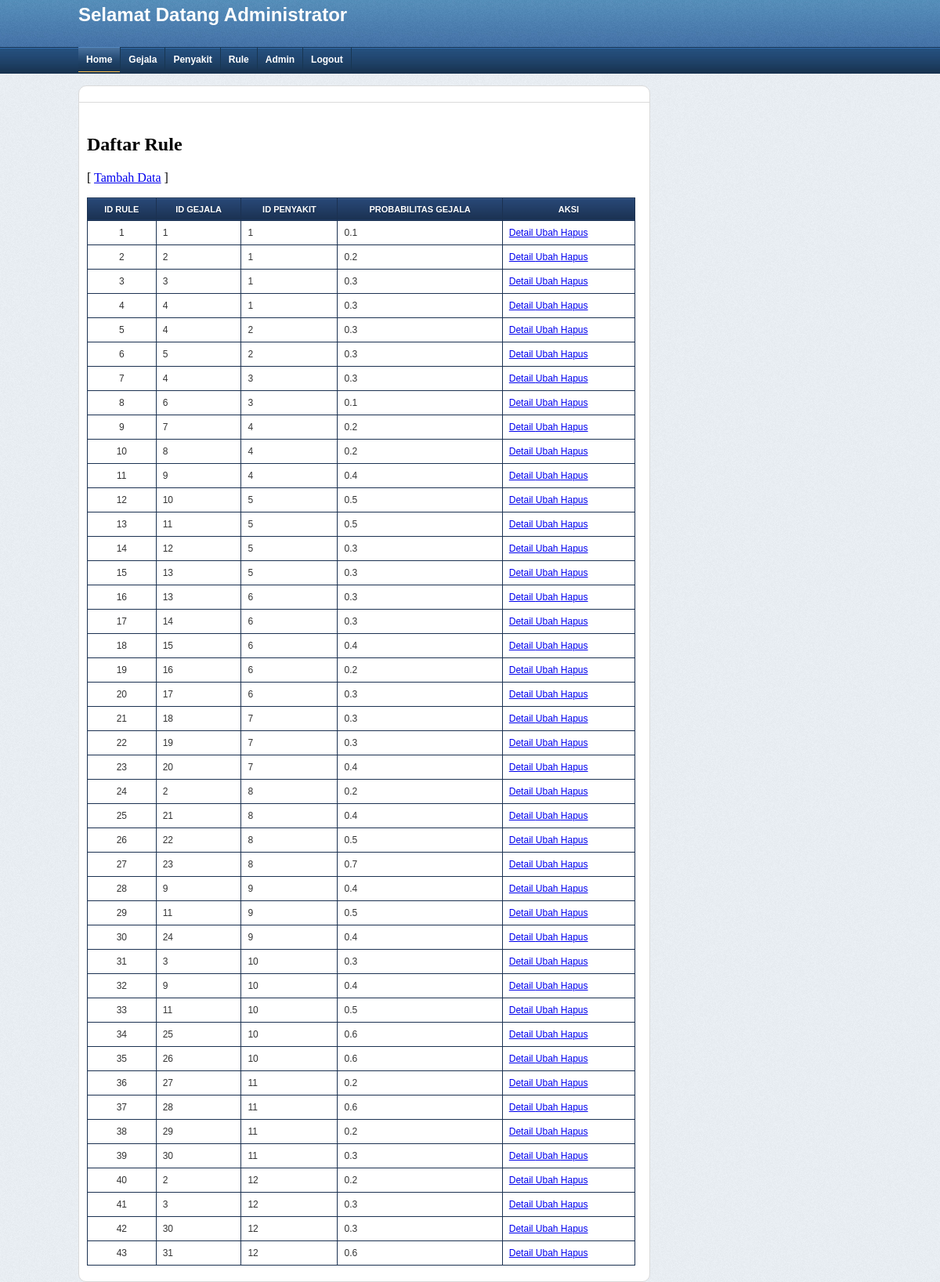
The app's page /admin/index.php?page=tampil_rule (signed in) with its own data.
### tables this page shows
CREATE TABLE `rule` (
  `idRule` int(11) NOT NULL,
  `idGejala` int(11) NOT NULL,
  `idPenyakit` int(11) NOT NULL,
  `Probabilitas_gejala` double NOT NULL
);

### admin/tampil_rule.php (the view, shortened to what this page needs)
<h2>Daftar Rule</h2>
<p>[ <a href="index.php?page=tambah_rule">Tambah Data</a> ] </p>
<table width="700px" border="1">
   <tr style="background:#ccc">
      <th >ID Rule</th>
      <th >ID Gejala</th>
      <th >ID Penyakit</th>
      <th >Probabilitas Gejala</th>
      <th >Aksi</th>
   </tr>
   <?php
   $sql   = "SELECT * FROM Rule";
   $hasil = mysql_query($sql) or exit("Error query: <b>".$sql."</b>.");
   while($data = mysql_fetch_assoc($hasil)){
   ?>
      <tr>
         <td align="center"><?php echo $data['idRule']; ?></td>
         <td><?php echo $data['idGejala']; ?></td>
         <td><?php echo $data['idPenyakit']; ?></td>
         <td><?php echo $data['Probabilitas_gejala']; ?></td>
         <td>
            <a href="index.php?page=detail_rule&id=<?php echo $data['idRule']; ?>">
               Detail
            </a>
            <a href="index.php?page=edit_rule&id=<?php echo $data['idRule']; ?>">
               Ubah
            </a>
            <a href="index.php?page=hapus_rule&id=<?php echo $data['idRule']; ?>"
               onClick="return cekHapus();">
               Hapus
            </a>
         </td>
      </tr>
   <?php
   }
   ?>
</table>

### admin/asset/css/style.css (style rules this page uses)
body { padding:0px; margin:0px; text-decoration:none; background-image: url(../images/bg_body.png); background-repeat: repeat; }
#dua_ab table { border-width: 1px; border-style: solid; border-color: #999999; border-collapse: collapse; margin-top: 5px; margin-right: 0px; margin-bottom: 10px; margin-left: 0px; }
#dua_ab th { color: #FFFFFF; font-size: 11px; text-transform: uppercase; text-align: center; padding: 8px; border-width: 1px; border-style: solid; border-collapse: collapse; border: 1px solid #1b3151; box-shadow:#3f5e8b 0 1px 0 inset; text-shadow:#1b3151 1px 1px 1px; font-family: Arial; background-image: -webkit-gradient(linear, 0% 0%, 0% 100%, from(#294979), to(#1b3151)); background-image: -webkit-linear-gradient(top, #294979, #1b3151); background-image: -moz-linear-gradient(top, #294979, #1b3151); background-image: -ms-linear-gradient(top, #294979, #1b3151); background-image: -o-linear-gradient(top, #294979, #1b3151); }
#dua_ab td { padding: 8px; vertical-align: top; border-width: 1px; border-style: solid; border-color: #1b3151; border-collapse: collapse; font-family: Arial; font-size: 12px; color: #333; }

### records on screen
rule: idRule "1", idGejala "1", idPenyakit "1", Probabilitas_gejala "0.1"
rule: idRule "2", idGejala "2", idPenyakit "1", Probabilitas_gejala "0.2"
rule: idRule "3", idGejala "3", idPenyakit "1", Probabilitas_gejala "0.3"
rule: idRule "4", idGejala "4", idPenyakit "1", Probabilitas_gejala "0.3"
rule: idRule "5", idGejala "4", idPenyakit "2", Probabilitas_gejala "0.3"
rule: idRule "6", idGejala "5", idPenyakit "2", Probabilitas_gejala "0.3"
rule: idRule "7", idGejala "4", idPenyakit "3", Probabilitas_gejala "0.3"
rule: idRule "8", idGejala "6", idPenyakit "3", Probabilitas_gejala "0.1"
rule: idRule "9", idGejala "7", idPenyakit "4", Probabilitas_gejala "0.2"
rule: idRule "10", idGejala "8", idPenyakit "4", Probabilitas_gejala "0.2"
rule: idRule "11", idGejala "9", idPenyakit "4", Probabilitas_gejala "0.4"
rule: idRule "12", idGejala "10", idPenyakit "5", Probabilitas_gejala "0.5"
rule: idRule "13", idGejala "11", idPenyakit "5", Probabilitas_gejala "0.5"
rule: idRule "14", idGejala "12", idPenyakit "5", Probabilitas_gejala "0.3"
rule: idRule "15", idGejala "13", idPenyakit "5", Probabilitas_gejala "0.3"
rule: idRule "16", idGejala "13", idPenyakit "6", Probabilitas_gejala "0.3"
rule: idRule "17", idGejala "14", idPenyakit "6", Probabilitas_gejala "0.3"
rule: idRule "18", idGejala "15", idPenyakit "6", Probabilitas_gejala "0.4"
rule: idRule "19", idGejala "16", idPenyakit "6", Probabilitas_gejala "0.2"
rule: idRule "20", idGejala "17", idPenyakit "6", Probabilitas_gejala "0.3"
rule: idRule "21", idGejala "18", idPenyakit "7", Probabilitas_gejala "0.3"
rule: idRule "22", idGejala "19", idPenyakit "7", Probabilitas_gejala "0.3"
rule: idRule "23", idGejala "20", idPenyakit "7", Probabilitas_gejala "0.4"
rule: idRule "24", idGejala "2", idPenyakit "8", Probabilitas_gejala "0.2"
rule: idRule "25", idGejala "21", idPenyakit "8", Probabilitas_gejala "0.4"
rule: idRule "26", idGejala "22", idPenyakit "8", Probabilitas_gejala "0.5"
rule: idRule "27", idGejala "23", idPenyakit "8", Probabilitas_gejala "0.7"
rule: idRule "28", idGejala "9", idPenyakit "9", Probabilitas_gejala "0.4"
rule: idRule "29", idGejala "11", idPenyakit "9", Probabilitas_gejala "0.5"
rule: idRule "30", idGejala "24", idPenyakit "9", Probabilitas_gejala "0.4"
rule: idRule "31", idGejala "3", idPenyakit "10", Probabilitas_gejala "0.3"
rule: idRule "32", idGejala "9", idPenyakit "10", Probabilitas_gejala "0.4"
rule: idRule "33", idGejala "11", idPenyakit "10", Probabilitas_gejala "0.5"
rule: idRule "34", idGejala "25", idPenyakit "10", Probabilitas_gejala "0.6"
rule: idRule "35", idGejala "26", idPenyakit "10", Probabilitas_gejala "0.6"
rule: idRule "36", idGejala "27", idPenyakit "11", Probabilitas_gejala "0.2"
rule: idRule "37", idGejala "28", idPenyakit "11", Probabilitas_gejala "0.6"
rule: idRule "38", idGejala "29", idPenyakit "11", Probabilitas_gejala "0.2"
rule: idRule "39", idGejala "30", idPenyakit "11", Probabilitas_gejala "0.3"
rule: idRule "40", idGejala "2", idPenyakit "12", Probabilitas_gejala "0.2"
rule: idRule "41", idGejala "3", idPenyakit "12", Probabilitas_gejala "0.3"
rule: idRule "42", idGejala "30", idPenyakit "12", Probabilitas_gejala "0.3"
rule: idRule "43", idGejala "31", idPenyakit "12", Probabilitas_gejala "0.6"
